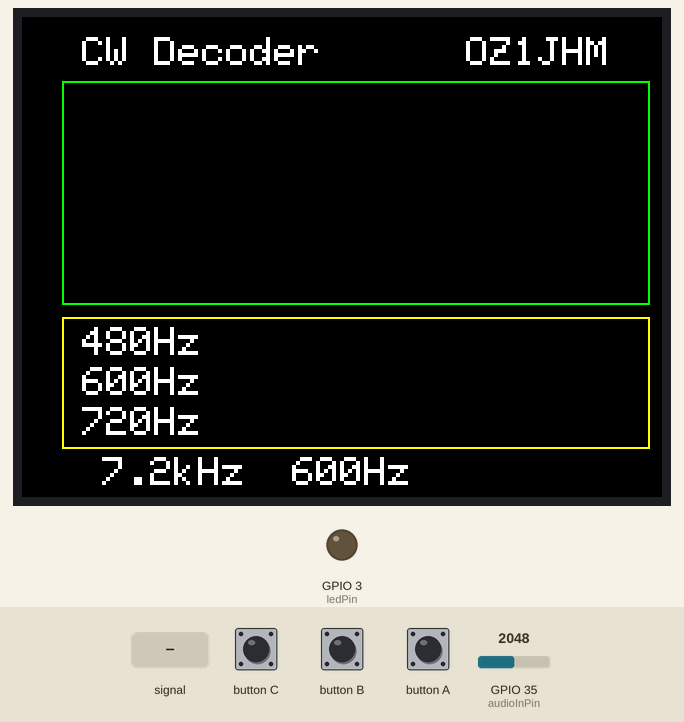
This sketch was run on a simulated ESP32. Parts: 320×240 colour display, output pins drawn as LEDs (lit = HIGH). Dashed ring = blinking. The test bench sets the inputs (shaded band); at power-on: GPIO 35 (audioInPin) = 2048. What the sketch prints to the serial monitor is not drawn.

Above: at 1.3 s.
1.4 s: GPIO 35 (audioInPin) fed a 200 Hz sine of ±1023 counts around its level
At 1.87 s:
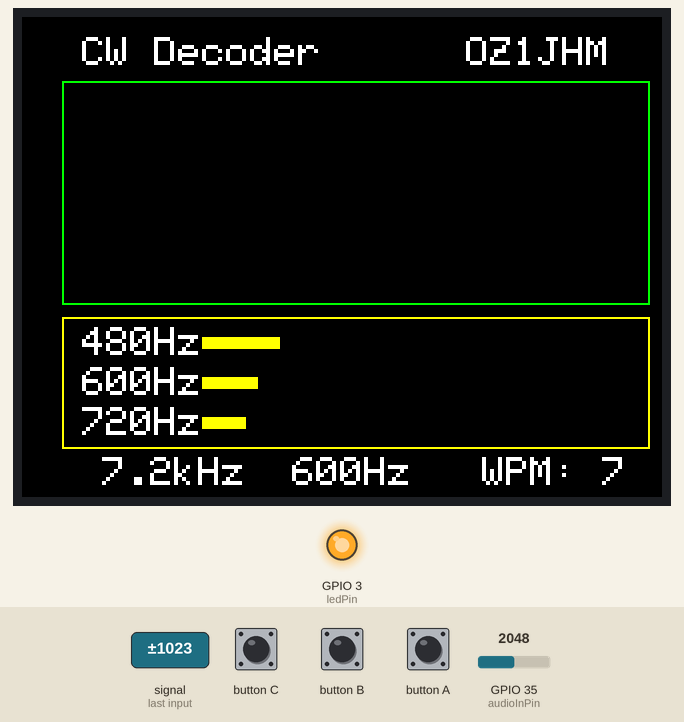
4.1 s: button C pressed for 0.15 s
At 4.37 s:
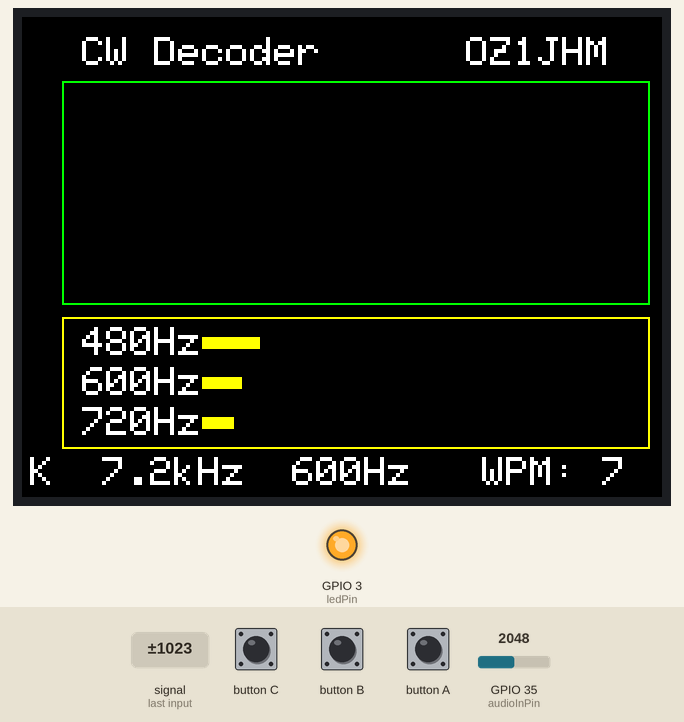
4.8 s: button B pressed for 0.15 s
At 5.31 s:
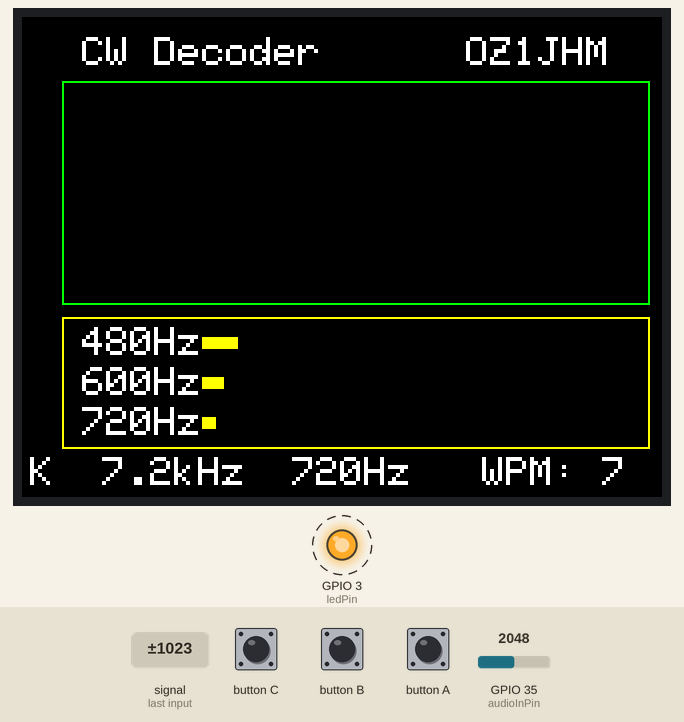
5.5 s: button C pressed for 1 s
At 6.85 s:
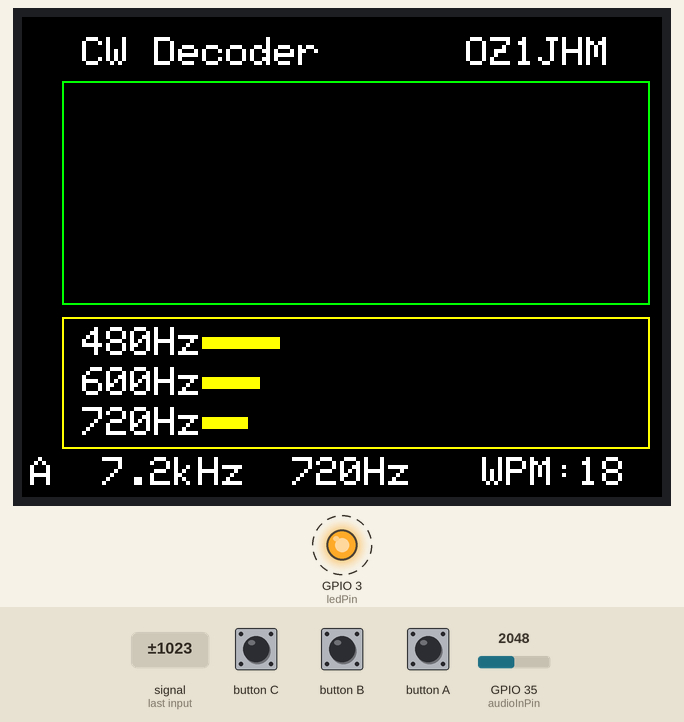
7.1 s: button C pressed for 0.15 s
At 7.47 s:
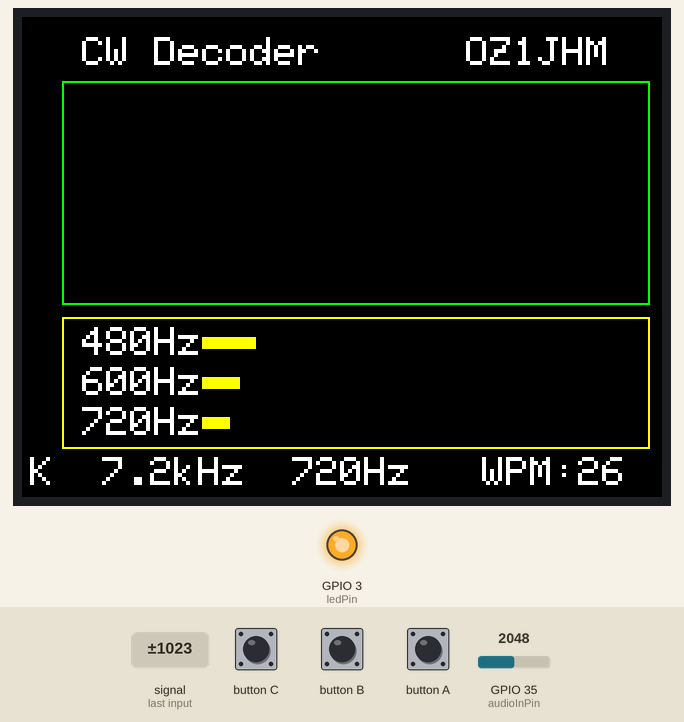
7.8 s: GPIO 35 (audioInPin) fed a 1000 Hz sine of ±1023 counts around its level
At 8.74 s:
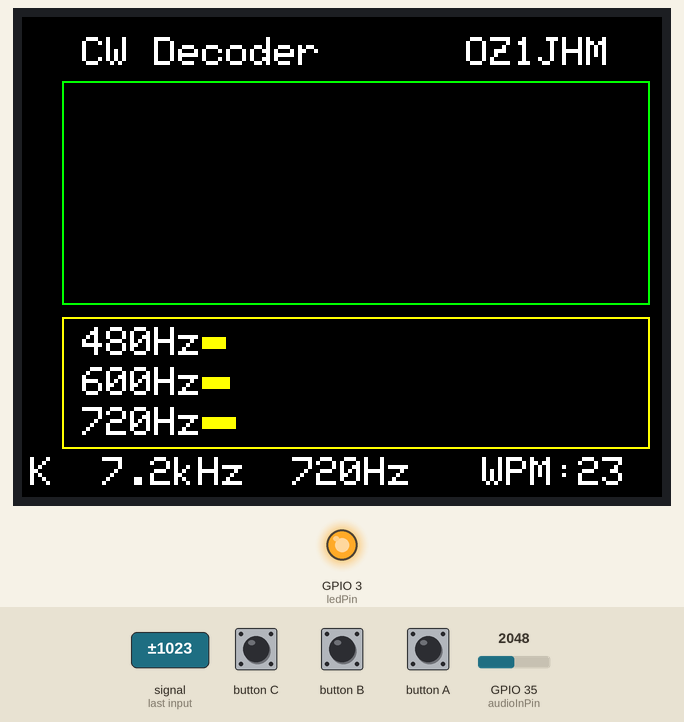
Timing chart, 0 to 11.7 s (numbered marks = the images above; inputs shaded):
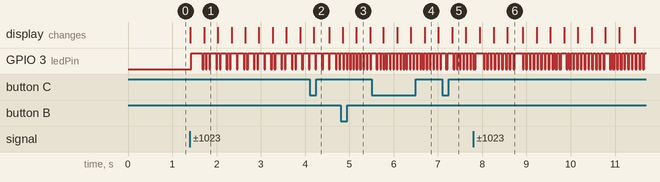

The sketch:

M5Stack_CW_Decoder.ino
```cpp
// (licence header left out)
// M5Stack
//      rev0.1  2020.03.20  Yado_san
#include <M5Stack.h>
#define MIC 35
#define HIGHT_MAX 240
#define WIDTH_MAX 320
char BtnA_Cnt=0;
char BtnB_Cnt=1;
char BtnC_Cnt=0;
unsigned int sampling_period_us;
unsigned int sampling1_period_us;
unsigned int sampling2_period_us;
long chktime;
int C0 = 0;
int L0 = 0;
int Xc = 30;
int Yc = 40;
int spec_w = 200;
float dmax = 16000.0;
//


int   audioInPin = 35;                // M5Stack ADIN
int   ledPin = 3;                     // M5Stack LED Pin
float magnitude;
float magnitude_[2];
int   magnitudelimit = 100;
int   magnitudelimit_low = 1500;      // M5Stack Please Adjust
int   realstate = LOW;
int   realstatebefore = LOW;
int   filteredstate = LOW;
int   filteredstatebefore = LOW;
///////////////////////////////////////////////////////////
// The sampling frq will be 8928 on a 16 mhz             //
// without any prescaler etc                             //
// because we need the tone in the center of the bins    //
// you can set the tone to 496, 558, 744 or 992          //
// then n the number of samples which give the bandwidth //
// can be (8928 / tone) * 1 or 2 or 3 or 4 etc           //
// init is 8928/558 = 16 *4 = 64 samples                 //
// try to take n = 96 or 128 ;o)                         //
// 48 will give you a bandwidth around 186 hz            //
// 64 will give you a bandwidth around 140 hz            //
// 96 will give you a bandwidth around 94 hz             //
// 128 will give you a bandwidth around 70 hz            //
// BUT remember that high n take a lot of time           //
// so you have to find the compromice - i use 48         //
///////////////////////////////////////////////////////////
float coeff_[6];
float coeff;
float Q1 = 0;
float Q2 = 0;
float sine;
float cosine;
float sampling_freq[2] = {7200.0, 12000.0};                           // Sampling freq.
float target_freq[6]   = {480.0, 600.0, 720.0, 400.0, 600.0, 800.0};  // Target freq.
/*
   target_freq[0]=480;         //   480Hz  sampl_freq:  7200Hz  (n=60, bw120Hz)
   target_freq[1]=600;         //   600Hz  sampl_freq:  7200Hz  (n=60, bw120Hz)
   target_freq[2]=720;         //   720Hz  sampl_freq:  7200Hz  (n=60, bw120Hz)
   target_freq[3]=400;         //   400Hz  sampl_freq: 12000Hz  (n=60, bw200Hz)
   target_freq[4]=600;         //   600Hz  sampl_freq: 12000Hz  (n=60, bw200Hz)
   target_freq[5]=800;         //   800Hz  sampl_freq: 12000Hz  (n=60, bw200Hz)
*/
float n=60.0; //// if you change her please change next line also
int testData[60];

//////////////////////////////
// Noise Blanker time which //
// shall be computed so     //
// this is initial          //
//////////////////////////////
int nbtime = 6; /// ms noise blanker
long starttimehigh;
long highduration;
long lasthighduration;
long hightimesavg;
long lowtimesavg;
long startttimelow;
long lowduration;
long laststarttime = 0;
char code[20];
int stop = LOW;
int wpm;
int wpm_before;

////////////////
// init setup //
////////////////
void setup() {
////////////////////////////////////
// The basic goertzel calculation //
////////////////////////////////////
   int k;
   float omega;
   for (int spl = 0; spl < 2; spl++){
      for (int tgt = 0; tgt < 3; tgt++){
         k = (int) (0.5 + ((n * target_freq[spl*3+tgt]) / sampling_freq[spl]));
         omega = (2.0 * PI * k) / n;
         sine = sin(omega);
         cosine = cos(omega);
         coeff_[spl*3+tgt] = 2.0 * cosine;
      }
   }
   coeff = coeff_[1];
   sampling1_period_us = round(1000000 * (1.0 / sampling_freq[0]));
   sampling2_period_us = round(1000000 * (1.0 / sampling_freq[1]));
   sampling_period_us  = sampling1_period_us;

   // M5Stack
   M5.begin();
   M5.Lcd.setTextSize(2);
   M5.Lcd.setCursor(30,155);
   M5.Lcd.printf("480Hz");
   M5.Lcd.setCursor(30,175);
   M5.Lcd.printf("600Hz");
   M5.Lcd.setCursor(30,195);
   M5.Lcd.printf("720Hz");
   M5.Lcd.setCursor(30,10);
   M5.Lcd.printf("CW Decoder      OZ1JHM");
   M5.Lcd.drawRect(20,  32, 294, 112,  GREEN);
   M5.Lcd.drawRect(20, 150, 294,  66, YELLOW);
   M5.Lcd.setCursor(40,220);
   M5.Lcd.printf("7.2kHz");
   M5.Lcd.setCursor(135,220);
   M5.Lcd.printf("600Hz");

   Serial.begin(115200);
   pinMode(ledPin, OUTPUT);
}

///////////////
// main loop //
///////////////
void loop() {

   // M5Stack
   chktime = micros();
 //Serial.println(chktime);  // tperiod=  10.1ms ( fsample=7.2kHz, n=60 bw=120Hz ) /  6.7ms ( @fsample=12kHz, n=60 bw=200Hz )
                              //      ex)   8.5ms  /  5.1ms  (without drawChart(); & updateinfolinelcd();)
                              //      20WPM: 60ms/ele  30WPM: 40ms/ele  40WPM: 30ms/ele   (The word PARIS "50elements" is the standard for determing CW code speed)
   M5.update();
   moniButton();

 /////////////////////////////////////
 // The basic where we get the tone //
 /////////////////////////////////////
   for (char index = 0; index < n; index++){
      unsigned long t = micros();
      testData[index] = analogRead(audioInPin);
      while ((micros() - t) < sampling_period_us) ;
   }
 /////////////////////////////////////////
 // get the magnitude of 3 Target freq. //
 /////////////////////////////////////////
   for (char num =0; num < 3; num++){
      for (char index = 0; index < n; index++){
         float Q0;
         Q0 = coeff_[BtnA_Cnt*3+num] * Q1 - Q2 + (float) testData[index];
         Q2 = Q1;
         Q1 = Q0;
      }
      float magnitudeSquared = (Q1*Q1)+(Q2*Q2)-Q1*Q2*coeff_[BtnA_Cnt*3+num]; // we do only need the realpart //
      magnitude_[num] = sqrt(magnitudeSquared);
      Q2 = 0;
      Q1 = 0;
   }
   /*
   Serial.print("l: ");   //// here you can measure magnitude for setup..
   Serial.print(magnitude_[0]); Serial.println();
   Serial.print("2: ");
   Serial.print(magnitude_[1]); Serial.println();
   Serial.print("3: ");
   Serial.print(magnitude_[2]); Serial.println();
   */
   // M5Stack, Draw Spectrums
   drawSpect();
   magnitude = magnitude_[BtnB_Cnt];

 ///////////////////////////////////////////////////////////
 // here we will try to set the magnitude limit automatic //
 ///////////////////////////////////////////////////////////
   if (magnitude > magnitudelimit_low){
      magnitudelimit = (magnitudelimit +((magnitude - magnitudelimit)/6)); /// moving average filter
   }
   if (magnitudelimit < magnitudelimit_low)
      magnitudelimit = magnitudelimit_low;
   /*
   Serial.print("L: ");
   Serial.print(magnitudelimit); Serial.println();
   */
 ////////////////////////////////////
 // now we check for the magnitude //
 ////////////////////////////////////
   if(magnitude > magnitudelimit*0.6) // just to have some space up
      realstate = HIGH;
   else
      realstate = LOW;

 /////////////////////////////////////////////////////
 // here we clean up the state with a noise blanker //
 /////////////////////////////////////////////////////
   if (realstate != realstatebefore){
      laststarttime = millis();
   }
   if ((millis()-laststarttime)> nbtime){
      if (realstate != filteredstate){
         filteredstate = realstate;
      }
   }
 ////////////////////////////////////////////////////////////
 // Then we do want to have some durations on high and low //
 ////////////////////////////////////////////////////////////
   if (filteredstate != filteredstatebefore){
      if (filteredstate == HIGH){
         starttimehigh = millis();
         lowduration = (millis() - startttimelow);
      }
      if (filteredstate == LOW){
         startttimelow = millis();
         highduration = (millis() - starttimehigh);
         if (highduration < (2*hightimesavg) || hightimesavg == 0){
            hightimesavg = (highduration+hightimesavg+hightimesavg)/3;
         // now we know avg dit time ( rolling 3 avg)
         }
         if (highduration > (5*hightimesavg) ){
            hightimesavg = highduration+hightimesavg; // if speed decrease fast ..
         }
      }
   }
 ///////////////////////////////////////////////////////////////
 // now we will check which kind of baud we have - dit or dah //
 // and what kind of pause we do have 1 - 3 or 7 pause //
 // we think that hightimeavg = 1 bit //
 ///////////////////////////////////////////////////////////////
   if (filteredstate != filteredstatebefore){
      stop = LOW;
      if (filteredstate == LOW){ //// we did end a HIGH
         if (highduration < (hightimesavg*2) && highduration > (hightimesavg*0.6)){    /// 0.6 filter out false dits
            strcat(code,".");
            Serial.print(".");
         }
         if (highduration > (hightimesavg*2) && highduration < (hightimesavg*6)){
            strcat(code,"-");
            Serial.print("-");
            wpm = (wpm + (1200/((highduration)/3)))/2; //// the most precise we can do
         }
      }
         if (filteredstate == HIGH){ //// we did end a LOW

         float lacktime = 1;
         if(wpm > 25)lacktime=1.0; /// when high speeds we have to have a little more pause before new letter or new word
         if(wpm > 30)lacktime=1.2;
         if(wpm > 35)lacktime=1.5;

         if (lowduration > (hightimesavg*(2*lacktime)) && lowduration < hightimesavg*(5*lacktime)){ // letter space
            docode();
            code[0] = '\0';
            Serial.print("/");
         }
         if (lowduration >= hightimesavg*(5*lacktime)){ // word space
            docode();
            code[0] = '\0';
            printascii(32);
            Serial.println();
         }
      }
   }

 //////////////////////////////
 // write if no more letters //
 //////////////////////////////
   if ((millis() - startttimelow) > (highduration * 6) && stop == LOW){
      docode();
      code[0] = '\0';
      stop = HIGH;
   }
 /////////////////////////////////////
 // we will turn on and off the LED //
 // and the speaker //
 /////////////////////////////////////
   if(filteredstate == HIGH){
      digitalWrite(ledPin, HIGH);
   // tone(audioOutPin,target_freq);
   }
   else{
      digitalWrite(ledPin, LOW);
   // noTone(audioOutPin);
   }
 //////////////////////////////////
 // the end of main loop clean up//
 /////////////////////////////////
   realstatebefore = realstate;
   lasthighduration = highduration;
   filteredstatebefore = filteredstate;
   if(wpm!=wpm_before){
       if(wpm<100) updateinfolinelcd();
       wpm_before=wpm;
   }
}


////////////////////////////////
// translate cw code to ascii //
////////////////////////////////
void docode(){
   if (strcmp(code,".-") == 0) printascii(65);      // A
   if (strcmp(code,"-...") == 0) printascii(66);    // B
   if (strcmp(code,"-.-.") == 0) printascii(67);    // C
   if (strcmp(code,"-..") == 0) printascii(68);     // D
   if (strcmp(code,".") == 0) printascii(69);       // E
   if (strcmp(code,"..-.") == 0) printascii(70);    // F
   if (strcmp(code,"--.") == 0) printascii(71);     // G
   if (strcmp(code,"....") == 0) printascii(72);    // H
   if (strcmp(code,"..") == 0) printascii(73);      // I
   if (strcmp(code,".---") == 0) printascii(74);    // J
   if (strcmp(code,"-.-") == 0) printascii(75);     // K
   if (strcmp(code,".-..") == 0) printascii(76);    // L
   if (strcmp(code,"--") == 0) printascii(77);      // M
   if (strcmp(code,"-.") == 0) printascii(78);      // N
   if (strcmp(code,"---") == 0) printascii(79);     // O
   if (strcmp(code,".--.") == 0) printascii(80);    // P
   if (strcmp(code,"--.-") == 0) printascii(81);    // Q
   if (strcmp(code,".-.") == 0) printascii(82);     // R
   if (strcmp(code,"...") == 0) printascii(83);     // S
   if (strcmp(code,"-") == 0) printascii(84);       // T
   if (strcmp(code,"..-") == 0) printascii(85);     // U
   if (strcmp(code,"...-") == 0) printascii(86);    // V
   if (strcmp(code,".--") == 0) printascii(87);     // W
   if (strcmp(code,"-..-") == 0) printascii(88);    // X
   if (strcmp(code,"-.--") == 0) printascii(89);    // Y
   if (strcmp(code,"--..") == 0) printascii(90);    // Z
   if (strcmp(code,".----") == 0) printascii(49);   // 1
   if (strcmp(code,"..---") == 0) printascii(50);   // 2
   if (strcmp(code,"...--") == 0) printascii(51);   // 3
   if (strcmp(code,"....-") == 0) printascii(52);   // 4
   if (strcmp(code,".....") == 0) printascii(53);   // 5
   if (strcmp(code,"-....") == 0) printascii(54);   // 6
   if (strcmp(code,"--...") == 0) printascii(55);   // 7
   if (strcmp(code,"---..") == 0) printascii(56);   // 8
   if (strcmp(code,"----.") == 0) printascii(57);   // 9
   if (strcmp(code,"-----") == 0) printascii(48);   // 0
   if (strcmp(code,"..--..") == 0) printascii(63);  // ?
   if (strcmp(code,".-.-.-") == 0) printascii(46);  // .
   if (strcmp(code,"--..--") == 0) printascii(44);  // ,
   if (strcmp(code,"-.-.--") == 0) printascii(33);  // !
   if (strcmp(code,".--.-.") == 0) printascii(64);  // @
   if (strcmp(code,"---...") == 0) printascii(58);  // :
   if (strcmp(code,"-....-") == 0) printascii(45);  // -
   if (strcmp(code,"-..-.") == 0) printascii(47);   // /
   if (strcmp(code,"-.--.") == 0) printascii(40);   // (
   if (strcmp(code,"-.--.-") == 0) printascii(41);  // )
   if (strcmp(code,".-...") == 0) printascii(95);   // _
   if (strcmp(code,"...-..-") == 0) printascii(36); // $
   if (strcmp(code,"...-.-") == 0) printascii(62);  // >
   if (strcmp(code,".-.-.") == 0) printascii(60);   // <
   if (strcmp(code,"...-.") == 0) printascii(126);  // ~
   if (strcmp(code,"-...-") == 0) printascii(61);   // =
   //////////////////
   // The specials //
   //////////////////
   if (strcmp(code,".-.-") == 0) printascii(3);     // EXT
   if (strcmp(code,"---.") == 0) printascii(4);     // EOT
   if (strcmp(code,".--.-") == 0) printascii(6);    // ACK
}


/////////////////////////////////////
// print the ascii code to the lcd //
/////////////////////////////////////
void printascii(char ascii){
   M5.Lcd.drawChar(ascii,Xc+C0*12, Yc+L0*20);
   C0++;
   if(C0>22){
      C0=0;
      L0++;
      if(L0>4) L0=0;
      M5.Lcd.setCursor(30+C0*10, 40+L0*20);
      M5.Lcd.print("                       ");
   }
}

void updateinfolinelcd(){
/////////////////////////////////////
// here we update the lower line   //
// with the wpm.                   //
/////////////////////////////////////
   M5.Lcd.setCursor(230,220);
   M5.Lcd.printf("WPM:%2d",wpm);
}

void drawSpect(){
/////////////////////////////////////
// here we draw spectrums          //
/////////////////////////////////////
   for (char num = 0; num < 3; num++){
      float d = magnitude_[num];
      if (d > dmax) d = dmax;
      int w = (int)((d / dmax) * spec_w);
      M5.Lcd.fillRect(90,   160+num*20,        w, 6, YELLOW);
      M5.Lcd.fillRect(90+w, 160+num*20, spec_w-w, 6,  BLACK);
   }
}

void moniButton(){
//////////////////////////////
// M5Stack ButtonA,B,C      //
//////////////////////////////
   // Button A
   if (M5.BtnA.wasPressed()) {
      BtnA_Cnt++;
      if(BtnA_Cnt>1) BtnA_Cnt=0;
      if(BtnA_Cnt==0){
         sampling_period_us  = sampling1_period_us;
         M5.Lcd.setCursor(30,155);
         M5.Lcd.printf("480Hz");
         M5.Lcd.setCursor(30,175);
         M5.Lcd.printf("600Hz");
         M5.Lcd.setCursor(30,195);
         M5.Lcd.printf("720Hz");
         drawBtnf();
      }
      if(BtnA_Cnt==1){
         sampling_period_us  = sampling2_period_us;
         M5.Lcd.setCursor(30,155);
         M5.Lcd.printf("400Hz");
         M5.Lcd.setCursor(30,175);
         M5.Lcd.printf("600Hz");
         M5.Lcd.setCursor(30,195);
         M5.Lcd.printf("800Hz");
         drawBtnf();
      }
   }
   // Button B
   if (M5.BtnB.wasPressed()) {
      BtnB_Cnt++;
      if(BtnB_Cnt>2) BtnB_Cnt=0;
      coeff = coeff_[BtnA_Cnt*3+ BtnB_Cnt];
      drawBtnf();
   }
   // Button C
   if (M5.BtnC.wasPressed()) {
      BtnC_Cnt++;
      if(BtnC_Cnt>1) BtnC_Cnt=0;
      M5.Lcd.setCursor( 4,220);
      if(BtnC_Cnt==0)
         M5.Lcd.printf("A");      // ASCII
      else
         M5.Lcd.printf("K");      // Kana(JP)
   }
}

void drawBtnf(){
   M5.Lcd.setCursor(135,220);
   if(BtnA_Cnt==0){
      if(BtnB_Cnt==0) M5.Lcd.printf("480Hz");
      if(BtnB_Cnt==1) M5.Lcd.printf("600Hz");
      if(BtnB_Cnt==2) M5.Lcd.printf("720Hz");
      M5.Lcd.setCursor(40,220);
      M5.Lcd.printf("7.2kHz");
    }
   if(BtnA_Cnt==1){
      if(BtnB_Cnt==0) M5.Lcd.printf("400Hz");
      if(BtnB_Cnt==1) M5.Lcd.printf("600Hz");
      if(BtnB_Cnt==2) M5.Lcd.printf("800Hz");
      M5.Lcd.setCursor(40,220);
      M5.Lcd.printf(" 12kHz");
    }
}
```

Measured:
- after the input at 1.4 s, GPIO 3 (ledPin): LOW → HIGH at once, then moves between LOW and HIGH, repeating every 1.2 s; the display: first changes at once (image 1 shows a later state)
- after the input at 4.1 s, the display: changes after 0.10 s (image 2)
- after the input at 5.5 s, the display: first changes after 0.27 s (image 4 shows a later state)
- after the input at 7.1 s, the display: changes after 0.22 s (image 5)
